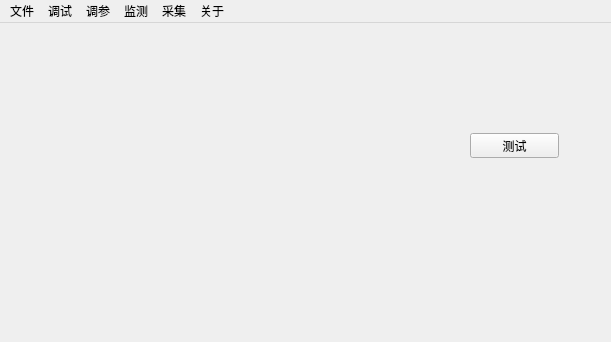
<?xml version="1.0" encoding="UTF-8"?>
<ui version="4.0">
 <class>MainWindow</class>
 <widget class="QMainWindow" name="MainWindow">
  <property name="geometry">
   <rect>
    <x>0</x>
    <y>0</y>
    <width>611</width>
    <height>342</height>
   </rect>
  </property>
  <property name="windowTitle">
   <string>MainWindow</string>
  </property>
  <widget class="QWidget" name="centralWidget">
   <widget class="QPushButton" name="pushButton">
    <property name="geometry">
     <rect>
      <x>470</x>
      <y>110</y>
      <width>89</width>
      <height>25</height>
     </rect>
    </property>
    <property name="text">
     <string>测试</string>
    </property>
   </widget>
  </widget>
  <widget class="QMenuBar" name="menuBar">
   <property name="geometry">
    <rect>
     <x>0</x>
     <y>0</y>
     <width>611</width>
     <height>28</height>
    </rect>
   </property>
   <widget class="QMenu" name="menu">
    <property name="title">
     <string>文件</string>
    </property>
    <addaction name="actionLook"/>
    <addaction name="actionExit"/>
   </widget>
   <widget class="QMenu" name="menu_2">
    <property name="title">
     <string>调参</string>
    </property>
    <addaction name="actionMagDriftAngle"/>
    <addaction name="actionGpsBias"/>
    <addaction name="actionPID"/>
    <addaction name="actionRemoteSpeed"/>
    <addaction name="actionNavSpeed"/>
   </widget>
   <widget class="QMenu" name="menu_3">
    <property name="title">
     <string>监测</string>
    </property>
    <addaction name="actionDetecpeed"/>
   </widget>
   <widget class="QMenu" name="menu_4">
    <property name="title">
     <string>采集</string>
    </property>
    <addaction name="actionCollectCoord"/>
    <addaction name="action_2"/>
   </widget>
   <widget class="QMenu" name="menu_5">
    <property name="title">
     <string>关于</string>
    </property>
    <addaction name="actionHelp"/>
   </widget>
   <widget class="QMenu" name="menu_6">
    <property name="title">
     <string>调试</string>
    </property>
    <addaction name="actionNavigation"/>
    <addaction name="actionTest"/>
   </widget>
   <addaction name="menu"/>
   <addaction name="menu_6"/>
   <addaction name="menu_2"/>
   <addaction name="menu_3"/>
   <addaction name="menu_4"/>
   <addaction name="menu_5"/>
  </widget>
  <action name="actionExit">
   <property name="text">
    <string>退出</string>
   </property>
  </action>
  <action name="actionHelp">
   <property name="text">
    <string>帮助</string>
   </property>
  </action>
  <action name="actionDetecpeed">
   <property name="text">
    <string>速度</string>
   </property>
  </action>
  <action name="actionMagDriftAngle">
   <property name="text">
    <string>磁偏角</string>
   </property>
  </action>
  <action name="actionGpsBias">
   <property name="text">
    <string>位置误差</string>
   </property>
  </action>
  <action name="actionPID">
   <property name="text">
    <string>PID</string>
   </property>
  </action>
  <action name="actionRemoteSpeed">
   <property name="text">
    <string>遥控速度</string>
   </property>
  </action>
  <action name="actionNavSpeed">
   <property name="text">
    <string>导航速度</string>
   </property>
  </action>
  <action name="actionCollectCoord">
   <property name="text">
    <string>坐标</string>
   </property>
  </action>
  <action name="actionNavigation">
   <property name="text">
    <string>导航</string>
   </property>
  </action>
  <action name="actionTest">
   <property name="text">
    <string>测试</string>
   </property>
  </action>
  <action name="actionLook">
   <property name="text">
    <string>查看数据库</string>
   </property>
  </action>
  <action name="action_2">
   <property name="text">
    <string>路况</string>
   </property>
  </action>
 </widget>
 <layoutdefault spacing="6" margin="11"/>
 <resources/>
 <connections/>
</ui>
